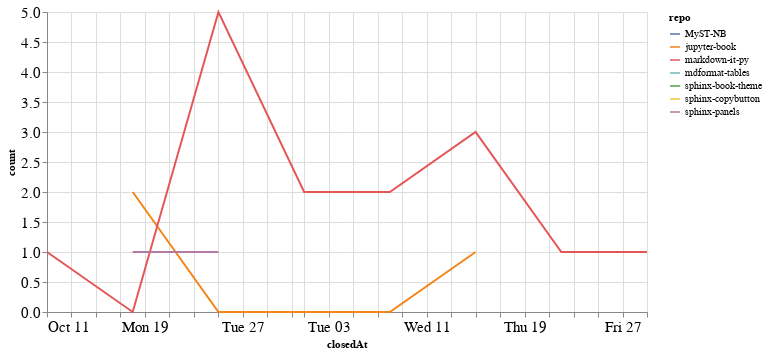

Here is the notebook cell this chart was saved with:
### Code cell
closed_by_time = closed_by.groupby('repo').resample('W', on='closedAt').count()['author'].reset_index()
closed_by_time = closed_by_time.rename(columns={'author': 'count'})

alt.Chart(closed_by_time, width=600).mark_line().encode(
    x='closedAt',
    y='count',
    color='repo',
    tooltip="repo"
)

### Figure 1 — Vega-Lite specification as saved in the notebook (floating-point values rounded to 4 significant figures)
{"config": {"axisLeft": {"labelFontSize": 15}, "axisBottom": {"labelFontSize": 15}}, "data": {"name": "data-9c68c70f32a690de8ac25e66cd0f589c"}, "mark": "line", "encoding": {"color": {"type": "nominal", "field": "repo"}, "tooltip": {"type": "nominal", "field": "repo"}, "x": {"type": "temporal", "field": "closedAt"}, "y": {"type": "quantitative", "field": "count"}}, "width": 600, "$schema": "https://vega.github.io/schema/vega-lite/v4.8.1.json", "datasets": {"data-9c68c70f32a690de8ac25e66cd0f589c": [{"repo": "MyST-NB", "closedAt": "2020-10-18T00:00:00", "count": 3}, {"repo": "jupyter-book", "closedAt": "2020-10-18T00:00:00", "count": 2}, {"repo": "jupyter-book", "closedAt": "2020-10-25T00:00:00", "count": 0}, {"repo": "jupyter-book", "closedAt": "2020-11-01T00:00:00", "count": 0}, {"repo": "jupyter-book", "closedAt": "2020-11-08T00:00:00", "count": 0}, {"repo": "jupyter-book", "closedAt": "2020-11-15T00:00:00", "count": 1}, {"repo": "markdown-it-py", "closedAt": "2020-10-11T00:00:00", "count": 1}, {"repo": "markdown-it-py", "closedAt": "2020-10-18T00:00:00", "count": 0}, {"repo": "markdown-it-py", "closedAt": "2020-10-25T00:00:00", "count": 5}, {"repo": "markdown-it-py", "closedAt": "2020-11-01T00:00:00", "count": 2}, {"repo": "markdown-it-py", "closedAt": "2020-11-08T00:00:00", "count": 2}, {"repo": "markdown-it-py", "closedAt": "2020-11-15T00:00:00", "count": 3}, {"repo": "markdown-it-py", "closedAt": "2020-11-22T00:00:00", "count": 1}, {"repo": "markdown-it-py", "closedAt": "2020-11-29T00:00:00", "count": 1}, {"repo": "mdformat-tables", "closedAt": "2020-11-15T00:00:00", "count": 1}, {"repo": "sphinx-book-theme", "closedAt": "2020-10-25T00:00:00", "count": 1}, {"repo": "sphinx-copybutton", "closedAt": "2020-11-08T00:00:00", "count": 1}, {"repo": "sphinx-panels", "closedAt": "2020-10-18T00:00:00", "count": 1}, {"repo": "sphinx-panels", "closedAt": "2020-10-25T00:00:00", "count": 1}]}}
